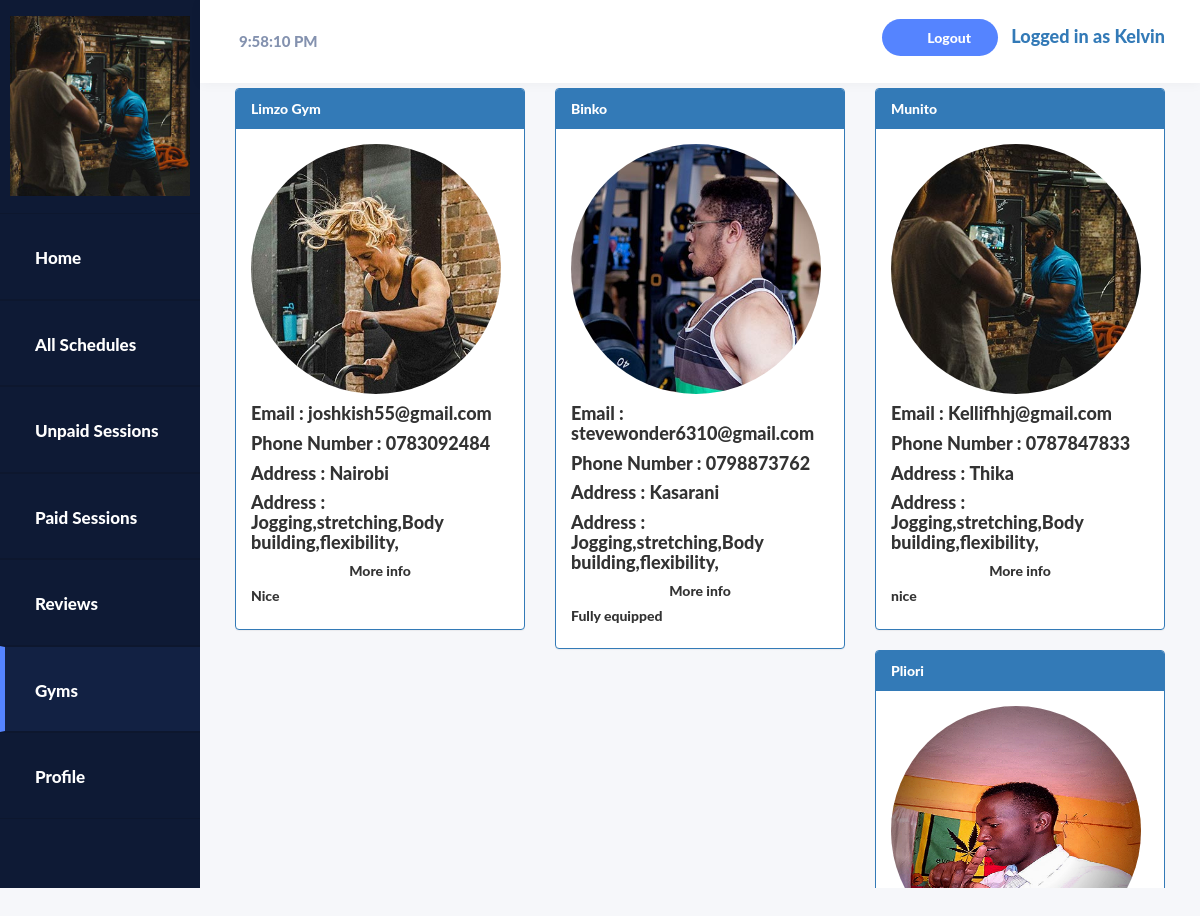
Screenshot of /trainer/availablegyms.php (signed in) with the database file from the repository.
### tables this page shows
CREATE TABLE `gym` (
  `gym_id` int(10) NOT NULL,
  `gym_name` varchar(30) NOT NULL,
  `gym_location` varchar(30) NOT NULL,
  `gym_image` varchar(40) NOT NULL,
  `gym_contactemail` varchar(50) NOT NULL,
  `gym_contactmobile` varchar(20) NOT NULL,
  `gym_dateadded` datetime NOT NULL,
  `gym_desc` text NOT NULL,
  `gym_services` varchar(250) NOT NULL,
  `amount` varchar(30) NOT NULL
);

### trainer/availablegyms.php (the view, shortened to what this page needs)
<!DOCTYPE html>
<html>
<head>
  <link rel="stylesheet" href="https://maxcdn.bootstrapcdn.com/bootstrap/3.4.1/css/bootstrap.min.css">
    <link rel="stylesheet" type="text/css" href="../css/style.css">
    <link rel="stylesheet" type="text/css" href="../DataTables/datatables.min.css"/>
</head>
<body class="home">
    <div class="container-fluid display-table">
        <div class="row display-table-row">
            <div class="col-md-2 col-sm-1 hidden-xs display-table-cell v-align box" id="navigation">
                <div class="logo">
                    <a hef="home.html"><?php echo "<img src='".$_SESSION['trainer_profilepic']."' alt='Trainer profilepic' class='hidden-xs hidden-sm'>"; ?>
                    </a>
                </div>
                <div class="navi">
                    <ul>
                        <li><a href="index.php"><i class="fa fa-home" aria-hidden="true"></i><span class="hidden-xs hidden-sm">Home</span></a></li>
                        <li><a href="all_schedules.php"><i class="fa fa-tasks" aria-hidden="true"></i><span class="hidden-xs hidden-sm">All Schedules</span></a></li>
                       <li><a href="booked.php"><i class="fa fa-bar-chart" aria-hidden="true"></i><span class="hidden-xs hidden-sm">Unpaid Sessions</span></a></li>
                        <li><a href="paid.php"><i class="fa fa-bar-chart" aria-hidden="true"></i><span class="hidden-xs hidden-sm">Paid Sessions</span></a></li>
                        <li><a href="reviews.php"><i class="fa fa-user" aria-hidden="true"></i><span class="hidden-xs hidden-sm">Reviews</span></a></li>
                        <li class="active"><a href="availablegyms.php"><i class="fa fa-calendar" aria-hidden="true"></i><span class="hidden-xs hidden-sm">Gyms</span></a></li>
                        <li><a href="profile.php"><i class="fa fa-cog" aria-hidden="true"></i><span class="hidden-xs hidden-sm">Profile</span></a></li>
                    </ul>
                </div>
            </div>
            <div class="col-md-10 col-sm-11 display-table-cell v-align">
                <div class="row">
                    <header>
                        <div class="col-md-7">
                            <div class="search hidden-xs hidden-sm">
                               <form name="Tick">
<input type="text" size="11" name="Clock">
</form>
                            </div>
                        </div>
                                               <div class="col-md-5">
                            <div class="header-rightside">
                                <ul class="list-inline header-top pull-right">
                                    <li class="hidden-xs"><a href="logout.php" class="add-project">Logout </a></li>
                                    <li><a href="#"><h4><span>Logged in as <?php echo $_SESSION['trainer_fname']; ?></span></h4></a></li>
                                </ul>
                            </div>
                        </div>
                    </header>
                </div>
                <div class="user-dashboard">
<div class="row">
                <?php
                include '../con.php';
                $sql = "SELECT * FROM gym";
                $result = mysqli_query($con,$sql);
                while($row = mysqli_fetch_array($result))
{
              echo "<div class='col-md-4'>";
    echo "<div class='panel-group'>";
       echo  "<div class='panel panel-primary'>";
          echo "<div class='panel-heading'>" .$row['gym_name']."</div>";
            echo "<div class='panel-body'><img src='../admin/".$row['gym_image']."' width='250px' height='250px' style='border-radius: 50%;'/>";
                echo "<h4 class='card-title'><b>Email : </b>".$row['gym_contactemail']."</h4>";
                 echo "<h4 class='card-title'><b>Phone Number : </b>".$row['gym_contactmobile']."</h4>";
                  echo "<h4 class='card-title'><b>Address : </b>".$row['gym_location']."</h4>";
                  echo "<h4 class='card-title'><b>Address : </b>".$row['gym_services']."</h4>";
              echo "<h5 style='text-align: center;'>More info</h5>";
                echo "<h5 >".$row['gym_desc']."</h5>";
                 echo "</div>";
                 echo "</div>";
                 echo "</div>";
                 echo "</div>";
               }
                ?>
 </div>
    </div>
</body>
</html>

### css/style.css (style rules this page uses)
body { background-image: url(../image/bg_2.jpg); font-family: lato heavy; }
a:focus,a:hover,a { outline:none; text-decoration: none; }
li,ul { list-style: none; padding: 0; margin: 0; }
.home { background: #f6f7fa; }
#navigation { background: #0e1a35; height: 100%; }
#navigation { padding: 0; height: 100%; }
.display-table { display: table; padding: 0; height: 100%; width: 100%; }
.display-table-row { display: table-row; height: 100%; }
.display-table-cell { display: table-cell; float: none; height: 100%; }
.v-align { vertical-align: top; }
.logo img { max-width: 180px; padding: 16px 0 17px; width: 100%; }
.header-top { margin: 0; padding-top: 2px; }
.add-project { background: #5584ff none repeat scroll 0 0; border-radius: 100px; color: #ffffff; font-size: 14px; font-weight: 600; padding: 10px 27px 10px 45px; position: relative; }
.add-project::before { background: rgba(0, 0, 0, 0) url("../images/plus.png") no-repeat scroll 0 0; content: ""; ; height: 12px; left: 17px; position: absolute; top: 12px; width: 12px; }
.header-top li { display: inline-block; text-align: center; }
#navigation { -webkit-transition: all 0.5s ease; -moz-transition: all 0.5s ease; -o-transition: all 0.5s ease; transition: all 0.5s ease; }
.search input { border: none; font-size: 15px; padding: 15px 9px; width: 100%; background: rgba(0, 0, 0, 0) url("../images/search.png") no-repeat scroll 99% 12px; color: #8492af; }
header { background: #ffffff none repeat scroll 0 0; box-shadow: 0 1px 12px rgba(0, 0, 0, 0.04); display: inline-block !important; line-height: 23px; padding: 15px; transition: all 0.5s ease 0s; width: 100%; -webkit-transition: all 0.5s ease; -moz-transition: all 0.5s ease; -o-transition: all 0.5s ease; transition: all 0.5s ease; }
.logo { text-align: center; }
.navi a { border-bottom: 1px solid #0d172e; border-top: 1px solid #0d172e; color: #ffffff; display: block; font-size: 17px; font-weight: 500; padding: 28px 20px; text-decoration: none; }
.navi .active a { background: #122143; border-left: 5px solid #5584ff; padding-left: 15px; }
.hidden-xs { -webkit-transition: all 0.5s ease; -moz-transition: all 0.5s ease; -o-transition: all 0.5s ease; transition: all 0.5s ease; }
.user-dashboard { padding: 0 20px; overflow-y: scroll; height:800px; }

### rows the page displays
gym: gym_name "Limzo Gym", gym_image (picture), gym_contactemail "joshkish55@gmail.com", gym_contactmobile "0783092484", gym_location "Nairobi", gym_services "Jogging,stretching,Body building,flexibility,", gym_desc "Nice"
gym: gym_name "Binko", gym_image (picture), gym_contactemail "stevewonder6310@gmail.com", gym_contactmobile "0798873762", gym_location "Kasarani", gym_services "Jogging,stretching,Body building,flexibility,", gym_desc "Fully equipped"
gym: gym_name "Munito", gym_image (picture), gym_contactemail "Kellifhhj@gmail.com", gym_contactmobile "0787847833", gym_location "Thika", gym_services "Jogging,stretching,Body building,flexibility,", gym_desc "nice"
gym: gym_name "Pliori", gym_image (picture)

### other values shown
$_SESSION['trainer_fname'] "Kelvin"
